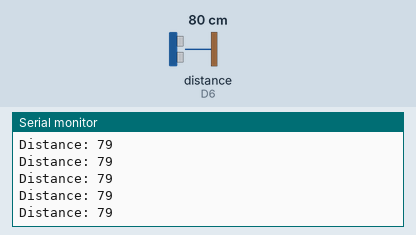
Bench run of a sketch on a simulated ESP8266 (NodeMCU). On the bench: the last lines printed to the serial monitor. Wiring (inferred from the names in the program): ultrasonic range finder: trigger D5; echo D6. The inputs (shaded band) are chosen by the test bench; at power-on: distance to the obstacle (sensor on D6) 80 cm. The echo pulse lasts 58.3 µs per cm; WiFi joins after 1.5 s; servers stay silent unless stated.

Above: at 3.0 s.
3.1 s: distance to the obstacle (sensor on D6) set to 2 cm
At 3.18 s:
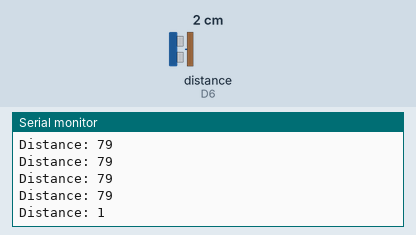
4.6 s: distance to the obstacle (sensor on D6) set to 4 cm
At 4.6 s:
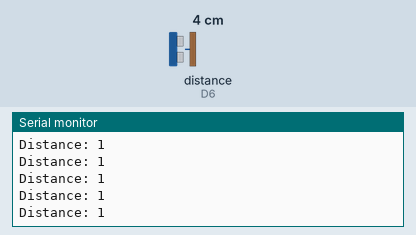
Timing chart, 0 to 7.6 s (numbered marks = the images above; inputs shaded):
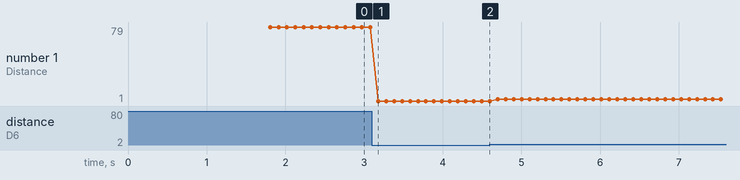

The sketch:

sensor_blynk.ino
```cpp
/* Comment this out to disable prints and save space */
#define BLYNK_PRINT Serial

/* Fill in information from Blynk Device Info here */
#define BLYNK_TEMPLATE_ID "TMPL6mew721_o"
#define BLYNK_TEMPLATE_NAME "blinkmf"
#define BLYNK_AUTH_TOKEN "E8-oQd1ai7GEBoDaV4MF5pVNJ43IJO6c"


#include <ESP8266WiFi.h>
#include <BlynkSimpleEsp8266.h>

// Your WiFi credentials.
// Set password to "" for open networks.
char ssid[] = "Virinchi LAB";
char pass[] = "tech&inovation";
char auth[] = "E8-oQd1ai7GEBoDaV4MF5pVNJ43IJO6c";

 const int trigPin = D5;
 const int echoPin = D6;
 long duration;
 int distance;

 BlynkTimer timer;
 void mytimer()
 {
  Blynk.virtualWrite(V2, distance);
 }
void setup()
{
  // Debug console
 pinMode(trigPin, OUTPUT); // Sets the trigPin as an Output
 pinMode(echoPin, INPUT); // Sets the echoPin as an Input
  Serial.begin(9600);

  Blynk.begin(auth, ssid, pass);
  timer.setInterval(100l,mytimer);
}

void loop()
{
  // Clears the trigPin
 digitalWrite(trigPin, LOW);
 delayMicroseconds(2);
 // Sets the trigPin on HIGH state for 10 micro seconds
 digitalWrite(trigPin, HIGH);
 delayMicroseconds(10);
 digitalWrite(trigPin, LOW);
 // Reads the echoPin, returns the sound wave travel time in microseconds
 duration = pulseIn(echoPin, HIGH);
 // Calculating the distance
 distance= duration*0.034/2;
 // Prints the distance on the Serial Monitor
 Serial.print("Distance: ");
 Serial.println(distance);
 delay(100);
  Blynk.run();
  timer.run();
}
```

Measured:
- after the input at 3.1 s, the serial monitor: prints a new line after 0.08 s (image 1)
- plotted number 1: 79 → 1 after the input at 3.1 s, 1 → 3 after the input at 4.6 s
